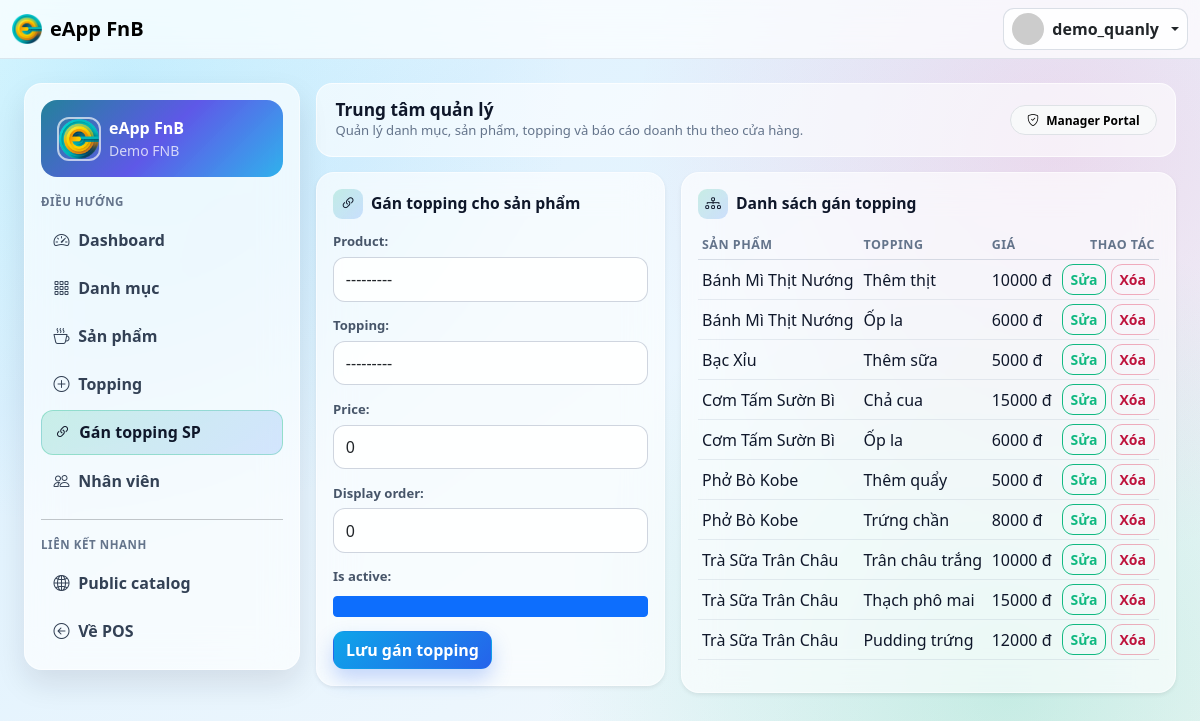
The app's page /quanly/product-toppings/ (signed in) with its own data.
### App_Accounts/models.py (models this page shows, shortened)
class User(AbstractUser):
    class Role(models.TextChoices):
        MANAGER = 'MANAGER', 'Manager'
        STAFF = 'STAFF', 'Staff'
    role = models.CharField(max_length=20, choices=Role.choices, default=Role.STAFF)
    tenant = models.ForeignKey(
        'App_Tenant.Tenant',
        on_delete=models.PROTECT,
        related_name='users',
        null=True,
        blank=True,
    )
    class Meta:
        constraints = [
            models.CheckConstraint(
                check=Q(role='STAFF') | Q(tenant__isnull=False),
                name='chk_manager_requires_tenant',
            ),
            models.UniqueConstraint(
                fields=['tenant'],
                condition=Q(role='MANAGER') & Q(tenant__isnull=False),
                name='uq_manager_per_tenant',
            ),
        ]
        indexes = [
            models.Index(fields=['tenant', 'role']),
        ]
    @property
    def is_manager(self):
        return self.role == self.Role.MANAGER

### App_Tenant/models.py (models this page shows, shortened)
class Tenant(TimeStampedModel):
    name = models.CharField(max_length=150)
    public_slug = models.SlugField(max_length=120, unique=True, validators=[validate_public_slug])
    is_active = models.BooleanField(default=True)
    class Meta:
        ordering = ['name']

### App_Catalog/models.py (models this page shows, shortened)
class ProductTopping(TimeStampedModel):
    product = models.ForeignKey(Product, on_delete=models.CASCADE, related_name='topping_links')
    topping = models.ForeignKey(Topping, on_delete=models.CASCADE, related_name='product_links')
    price = models.DecimalField(max_digits=14, decimal_places=2, default=0)
    is_active = models.BooleanField(default=True)
    display_order = models.PositiveIntegerField(default=0)
    class Meta:
        constraints = [
            models.UniqueConstraint(fields=['product', 'topping'], name='uq_product_topping'),
        ]
        indexes = [
            models.Index(fields=['product', 'is_active']),
            models.Index(fields=['topping', 'is_active']),
        ]
        ordering = ['display_order', 'id']

class Product(TimeStampedModel):
    tenant = models.ForeignKey('App_Tenant.Tenant', on_delete=models.CASCADE, related_name='products')
    category = models.ForeignKey(Category, on_delete=models.SET_NULL, null=True, blank=True, related_name='products')
    name = models.CharField(max_length=180)
    slug = models.SlugField(max_length=180)
    short_description = models.CharField(max_length=255, blank=True)
    description = models.TextField(blank=True)
    image_url = models.URLField(blank=True)
    is_active = models.BooleanField(default=True)
    class Meta:
        constraints = [
            models.UniqueConstraint(fields=['tenant', 'slug'], name='uq_product_tenant_slug'),
        ]
        indexes = [
            models.Index(fields=['tenant', 'is_active']),
            models.Index(fields=['tenant', 'name']),
        ]
        ordering = ['name']
    def __str__(self):
        return self.name

class Topping(TimeStampedModel):
    tenant = models.ForeignKey('App_Tenant.Tenant', on_delete=models.CASCADE, related_name='toppings')
    name = models.CharField(max_length=120)
    slug = models.SlugField(max_length=140)
    is_active = models.BooleanField(default=True)
    display_order = models.PositiveIntegerField(default=0)
    class Meta:
        constraints = [
            models.UniqueConstraint(fields=['tenant', 'slug'], name='uq_topping_tenant_slug'),
        ]
        ordering = ['display_order', 'name', 'id']
    def __str__(self):
        return self.name

### App_Quanly/views.py (the view)
# urls.py: path('product-toppings/', views.product_topping_list_create, name='product_toppings'),
@manager_required
def product_topping_list_create(request):
    tenant = _tenant_or_404(request.user)
    mappings = (
        ProductTopping.objects.filter(product__tenant=tenant)
        .select_related('product', 'topping')
        .order_by('product__name', 'display_order', 'id')
    )
    form = ProductToppingForm(request.POST or None, tenant=tenant)
    if request.method == 'POST' and form.is_valid():
        mapping = form.save()
        messages.success(request, f'Đã gán topping "{mapping.topping.name}" cho "{mapping.product.name}".')
        return redirect('App_Quanly:product_toppings')
    return render(
        request,
        'App_Quanly/product_toppings.html',
        {
            'mappings': mappings,
            'form': form,
        },
    )

### templates/App_Quanly/product_toppings.html (shortened to what this page needs)
{% extends 'App_Quanly/_layout.html' %}
{% block quanly_content %}
<div class="row g-3">
    <div class="col-lg-5">
        <div class="card border-0 shadow-sm">
            <div class="card-body">
                <h2 class="admin-card-title">
                    <i class="bi bi-link-45deg"></i>
                    Gán topping cho sản phẩm
                </h2>
                <form method="post">
                    {{ form.as_p }}
                    <button class="btn btn-primary" type="submit">Lưu gán topping</button>
                </form>
            </div>
        </div>
    </div>
    <div class="col-lg-7">
        <div class="card border-0 shadow-sm">
            <div class="card-body">
                <h2 class="admin-card-title">
                    <i class="bi bi-diagram-3"></i>
                    Danh sách gán topping
                </h2>
                <div class="table-responsive">
                    <table class="table table-sm align-middle">
                        <thead>
                        <tr>
                            <th>Sản phẩm</th>
                            <th>Topping</th>
                            <th>Giá</th>
                            <th class="text-end">Thao tác</th>
                        </tr>
                        </thead>
                        <tbody>
                        {% for mapping in mappings %}
                        <tr>
                            <td>{{ mapping.product.name }}</td>
                            <td>{{ mapping.topping.name }}</td>
                            <td>{{ mapping.price|floatformat:0 }} đ</td>
                            <td class="text-end">
                                <a class="btn btn-sm btn-outline-primary" href="{% url 'App_Quanly:product_topping_edit' mapping.id %}">Sửa</a>
                                <form method="post" action="{% url 'App_Quanly:product_topping_delete' mapping.id %}" class="d-inline">
                                    <button class="btn btn-sm btn-outline-danger" onclick="return confirm('Xóa gán topping này?')">Xóa</button>
                                </form>
                            </td>
                        </tr>
                        {% empty %}
                        <tr>
                            <td colspan="4" class="text-muted">Chưa có gán topping.</td>
                        </tr>
                        {% endfor %}
                        </tbody>
                    </table>
                </div>
            </div>
        </div>
    </div>
</div>
{% endblock %}

### templates/App_Quanly/_layout.html (shortened to what this page needs)
{% extends 'App_Core/base.html' %}
{% load static %}
{% block body_class %}quanly-page{% endblock %}
{% block container_class %}container-fluid py-4 px-3 px-xl-4{% endblock %}
{% block content %}
<div class="row g-3 quanly-shell">
    <div class="col-12 col-lg-3">
        <div class="glass-panel p-3">
            <div class="card-body">
                <div class="admin-tenant-card mb-3">
                    <div class="d-flex align-items-center gap-2">
                        <img class="admin-tenant-logo" src="{% static 'images/logo/eapp.png' %}" alt="eApp FnB">
                        <div>
                            <div class="fw-bold">eApp FnB</div>
                            <div class="small opacity-75">{{ user.tenant.name|default:'Tenant' }}</div>
                        </div>
                    </div>
                </div>
                <div class="admin-section-title">Điều hướng</div>
                <div class="d-flex flex-column gap-1">
                    <a class="admin-nav-link {% if request.path == '/quanly/' %}active{% endif %}" href="{% url 'App_Quanly:dashboard' %}">
                        <i class="bi bi-speedometer2"></i> Dashboard
                    </a>
                    <a class="admin-nav-link {% if '/quanly/categories/' in request.path %}active{% endif %}" href="{% url 'App_Quanly:categories' %}">
                        <i class="bi bi-grid-3x3-gap"></i> Danh mục
                    </a>
                    <a class="admin-nav-link {% if '/quanly/products/' in request.path or '/quanly/units/' in request.path %}active{% endif %}" href="{% url 'App_Quanly:products' %}">
                        <i class="bi bi-cup-hot"></i> Sản phẩm
                    </a>
                    <a class="admin-nav-link {% if '/quanly/toppings/' in request.path and '/quanly/product-toppings/' not in request.path %}active{% endif %}" href="{% url 'App_Quanly:toppings' %}">
                        <i class="bi bi-plus-circle"></i> Topping
                    </a>
                    <a class="admin-nav-link {% if '/quanly/product-toppings/' in request.path %}active{% endif %}" href="{% url 'App_Quanly:product_toppings' %}">
                        <i class="bi bi-link-45deg"></i> Gán topping SP
                    </a>
                    <a class="admin-nav-link {% if '/quanly/staffs/' in request.path %}active{% endif %}" href="{% url 'App_Quanly:staffs' %}">
                        <i class="bi bi-people"></i> Nhân viên
                    </a>
                </div>
                <hr class="my-3">
                <div class="admin-section-title">Liên kết nhanh</div>
                <div class="d-flex flex-column gap-1">
                    {% if user.tenant %}
                    <a class="admin-nav-link" href="{% url 'App_Public:tenant_catalog' user.tenant.public_slug %}" target="_blank" rel="noopener">
                        <i class="bi bi-globe2"></i> Public catalog
                    </a>
                    {% endif %}
                    <a class="admin-nav-link" href="{% url 'App_Sales:pos' %}">
                        <i class="bi bi-arrow-left-circle"></i> Về POS
                    </a>
                </div>
            </div>
        </div>
    </div>
    <div class="col-12 col-lg-9">
        <div class="admin-hero">
            <div>
                <h1>Trung tâm quản lý</h1>
                <div class="sub">Quản lý danh mục, sản phẩm, topping và báo cáo doanh thu theo cửa hàng.</div>
            </div>
            <span class="badge rounded-pill text-bg-light border px-3 py-2">
                <i class="bi bi-shield-check me-1"></i> Manager Portal
            </span>
        </div>
        {% block quanly_content %}{% endblock %}
    </div>
</div>
{% endblock %}

### templates/App_Core/base.html (shortened to what this page needs)
{% load static %}
<!DOCTYPE html>
<html lang="vi">
<head>
    <link href="https://cdn.jsdelivr.net/npm/bootstrap@5.3.2/dist/css/bootstrap.min.css" rel="stylesheet">
    <link rel="stylesheet" href="https://cdn.jsdelivr.net/npm/bootstrap-icons@1.11.1/font/bootstrap-icons.css">
</head>
<body class="bg-light {% block body_class %}{% endblock %}">
<nav class="navbar navbar-expand-lg bg-white border-bottom sticky-top">
    <div class="container-fluid">
        <a class="navbar-brand fw-bold d-flex align-items-center gap-2" href="{% if user.is_authenticated %}{% url 'App_Sales:pos' %}{% else %}{% url 'App_Accounts:login' %}{% endif %}">
            <img src="{% static 'images/logo/eapp.png' %}" alt="eApp FnB" style="height: 30px; width: 30px; object-fit: cover; border-radius: 6px;">
            <span>eApp FnB</span>
        </a>
        <div class="ms-auto d-flex align-items-center gap-2">
            <div class="dropdown">
                <button class="btn account-trigger dropdown-toggle d-flex align-items-center gap-2 px-2 py-1" type="button" data-bs-toggle="dropdown" aria-expanded="false">
                    {% if user.is_authenticated %}
                    <img src="https://ui-avatars.com/api/?name={{ user.username }}&background=0D8ABC&color=fff" class="rounded-circle" width="32" height="32" alt="Avatar">
                    <span class="fw-bold d-none d-lg-inline">{{ user.username }}</span>
                    {% else %}
                    <img src="https://ui-avatars.com/api/?name=Public&background=64748B&color=fff" class="rounded-circle" width="32" height="32" alt="Public">
                    <span class="fw-bold d-none d-lg-inline">Public</span>
                    {% endif %}
                </button>
            </div>
        </div>
    </div>
</nav>
<div class="{% block container_class %}container-fluid py-3{% endblock %}">
    {% block content %}{% endblock %}
</div>
<div id="toastContainer" class="toast-container position-fixed top-0 end-0 p-3" style="z-index:1081;"></div>
</body>
</html>

### records on screen
User: username "demo_quanly", tenant.name "Demo FNB"
ProductTopping: product.name "Bánh Mì Thịt Nướng", topping.name "Thêm thịt", price "10000"
ProductTopping: product.name "Bánh Mì Thịt Nướng", topping.name "Ốp la", price "6000"
ProductTopping: product.name "Bạc Xỉu", topping.name "Thêm sữa", price "5000"
ProductTopping: product.name "Cơm Tấm Sườn Bì", topping.name "Chả cua", price "15000"
ProductTopping: product.name "Cơm Tấm Sườn Bì", topping.name "Ốp la", price "6000"
ProductTopping: product.name "Phở Bò Kobe", topping.name "Thêm quẩy", price "5000"
ProductTopping: product.name "Phở Bò Kobe", topping.name "Trứng chần", price "8000"
ProductTopping: product.name "Trà Sữa Trân Châu", topping.name "Trân châu trắng", price "10000"
ProductTopping: product.name "Trà Sữa Trân Châu", topping.name "Thạch phô mai", price "15000"
ProductTopping: product.name "Trà Sữa Trân Châu", topping.name "Pudding trứng", price "12000"
